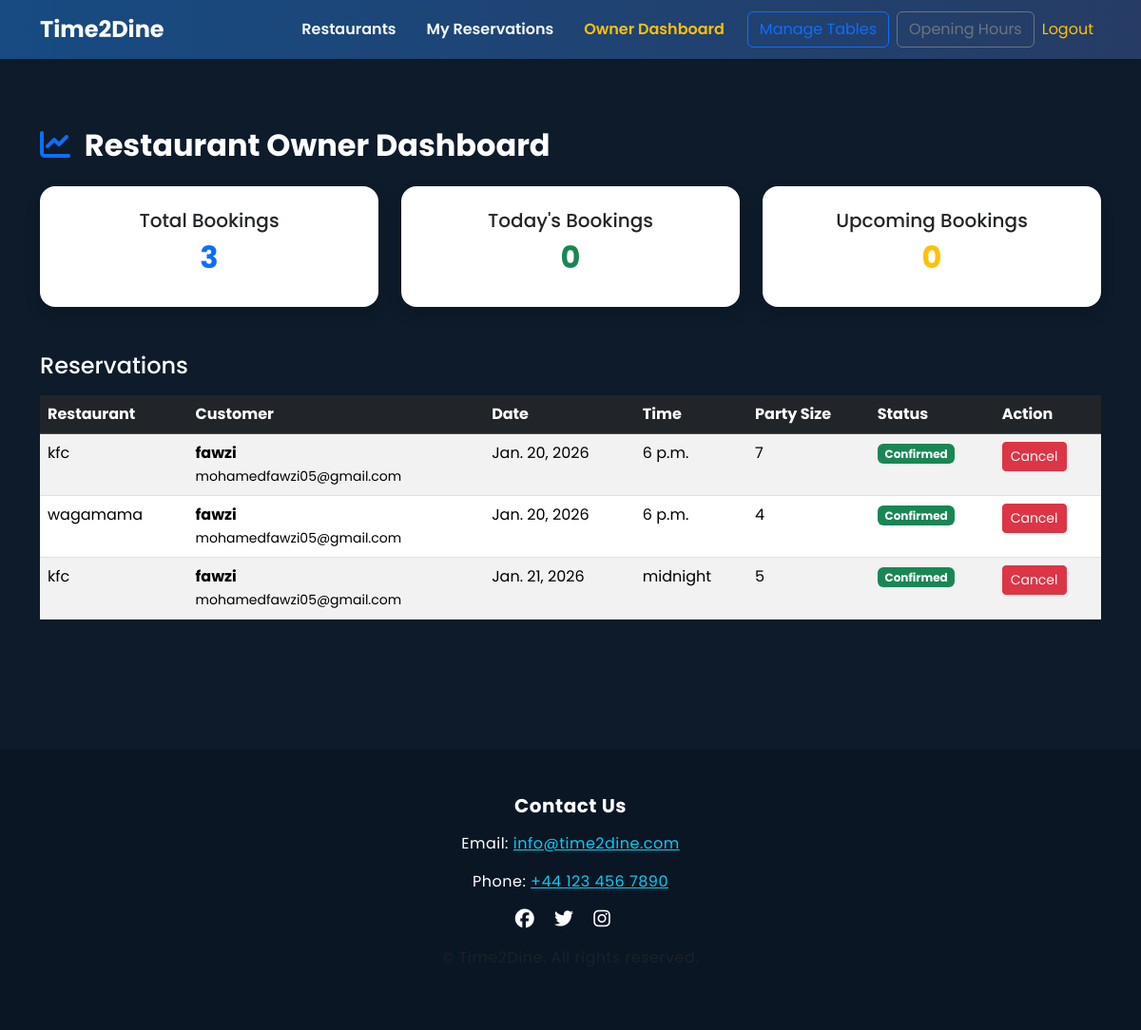
The app's page /owner/dashboard/ (signed in) with its own data.
### bookings/models.py (models this page shows, shortened)
class Booking(models.Model):
    STATUS_CHOICES = [
        ("confirmed", "Confirmed"),
        ("canceled", "Canceled"),
    ]
    user = models.ForeignKey(
    User,
    null=True,
    blank=True,
    on_delete=models.SET_NULL,
)
    restaurant = models.ForeignKey(
    Restaurant,
    on_delete=models.CASCADE
)
    table = models.ForeignKey(
    Table,
    null=True,
    blank=True,
    on_delete=models.SET_NULL
)
    date = models.DateField()
    time = models.TimeField()
    duration_minutes = models.IntegerField(default=90)  # fixed duration
    party_size = models.PositiveIntegerField(
        validators=[MinValueValidator(1), MaxValueValidator(10)]
    )
    name = models.CharField(max_length=255)
    email = models.EmailField()
    phone = models.CharField(max_length=50)
    notes = models.TextField(blank=True, null=True)
    status = models.CharField(max_length=20, choices=STATUS_CHOICES, default="confirmed")
    created_at = models.DateTimeField(auto_now_add=True)
    updated_at = models.DateTimeField(auto_now=True)

class Restaurant(models.Model):
    name = models.CharField(max_length=255)
    owner = models.ForeignKey(
        User,
        on_delete=models.CASCADE,
        null=False,
        blank=False
    )

### bookings/views.py (the view)
# urls.py: path('owner/dashboard/', OwnerDashboardView.as_view(), name='owner_dashboard'),
class OwnerDashboardView(LoginRequiredMixin, ListView):
    model = Booking
    template_name = "bookings/owner_dashboard.html"
    context_object_name = "bookings"
    def get_queryset(self):
        return Booking.objects.filter(
            restaurant__owner=self.request.user
        ).order_by("date", "time")
    def get_context_data(self, **kwargs):
        context = super().get_context_data(**kwargs)
        owner_bookings = Booking.objects.filter(
            restaurant__owner=self.request.user
        )
        context["total_bookings"] = owner_bookings.count()
        context["today_bookings"] = owner_bookings.filter(
            date=date.today()
        ).count()
        context["upcoming_bookings"] = owner_bookings.filter(
            date__gte=date.today()
        ).count()
        return context

### bookings/templates/bookings/owner_dashboard.html (shortened to what this page needs)
{% extends "base.html" %}
{% block content %}
<div class="container py-5">
<h2 class="fw-bold mb-4">
<i class="fa-solid fa-chart-line me-2 text-primary"></i>
Restaurant Owner Dashboard
</h2>
<div class="row g-4 mb-5">
<div class="col-md-4">
<div class="card shadow border-0 text-center p-4">
<h5>Total Bookings</h5>
<h2 class="fw-bold text-primary">{{ total_bookings }}</h2>
</div>
</div>
<div class="col-md-4">
<div class="card shadow border-0 text-center p-4">
<h5>Today's Bookings</h5>
<h2 class="fw-bold text-success">{{ today_bookings }}</h2>
</div>
</div>
<div class="col-md-4">
<div class="card shadow border-0 text-center p-4">
<h5>Upcoming Bookings</h5>
<h2 class="fw-bold text-warning">{{ upcoming_bookings }}</h2>
</div>
</div>
</div>
<h4 class="mb-3">Reservations</h4>
{% if bookings %}
<div class="table-responsive">
<table class="table table-striped table-hover shadow-sm">
<thead class="table-dark">
<tr>
<th>Restaurant</th>
<th>Customer</th>
<th>Date</th>
<th>Time</th>
<th>Party Size</th>
<th>Status</th>
<th>Action</th>
</tr>
</thead>
<tbody>
{% for booking in bookings %}
<tr>
<td>{{ booking.restaurant.name }}</td>
<td>
<strong>{{ booking.name }}</strong><br>
<small>{{ booking.email }}</small>
</td>
<td>{{ booking.date }}</td>
<td>{{ booking.time }}</td>
<td>{{ booking.party_size }}</td>
<td>
{% if booking.status == "confirmed" %}
<span class="badge bg-success">Confirmed</span>
{% else %}
<span class="badge bg-danger">Cancelled</span>
{% endif %}
</td>
<td>
{% if booking.status == "confirmed" %}
<a href="{% url 'owner_cancel_booking' booking.id %}"
class="btn btn-sm btn-danger">
Cancel
</a>
{% else %}
<span class="text-muted">—</span>
{% endif %}
</td>
</tr>
{% endfor %}
</tbody>
</table>
</div>
{% else %}
<div class="alert alert-info">
No reservations yet.
</div>
{% endif %}
</div>
{% endblock %}

### bookings/templates/base.html (shortened to what this page needs)
<!DOCTYPE html>
<html lang="en">
<head>
    <link rel="stylesheet" href="https://cdnjs.cloudflare.com/ajax/libs/font-awesome/6.5.0/css/all.min.css">
    <link href="https://cdn.jsdelivr.net/npm/bootstrap@5.3.2/dist/css/bootstrap.min.css" rel="stylesheet">
    <link rel="stylesheet" href="https://cdnjs.cloudflare.com/ajax/libs/animate.css/4.1.1/animate.min.css"/>
</head>
<body>
<nav class="navbar navbar-expand-lg navbar-dark shadow-sm sticky-top" style="background: linear-gradient(90deg, #174b82, #263c65);">
    <div class="container">
        <a class="navbar-brand fs-4 fw-bold d-flex align-items-center" href="{% url 'home' %}">
             Time2Dine
        </a>
        <div class="collapse navbar-collapse" id="navbarNav">
            <ul class="navbar-nav ms-auto align-items-center">
                <li class="nav-item">
                <a class="nav-link text-light fw-semibold px-3" href="{% url 'restaurant_list' %}">
                Restaurants
                </a>
                </li>
                {% if user.is_authenticated %}
                <li class="nav-item">
                <a class="nav-link text-light fw-semibold px-3" href="{% url 'my_reservations' %}">
                My Reservations
                </a>
                </li>
                <li class="nav-item">
                <a class="nav-link text-warning fw-semibold px-3" href="{% url 'owner_dashboard' %}">
                Owner Dashboard
                </a>
                </li>
                <li class="nav-item">
                <a href="{% url 'owner_tables' %}" class="btn btn-outline-primary ms-2">
                Manage Tables
                </a>
                </li>
                <li class="nav-item">
                <a href="{% url 'owner_opening_hours' %}" class="btn btn-outline-secondary ms-2">
                Opening Hours
                </a>
                </li>
                <li class="nav-item">
                <form action="{% url 'logout' %}" method="post" class="d-inline">
                <button type="submit" class="nav-link text-warning btn btn-link">
                Logout
                </button>
                </form>
                </li>
                {% endif %}
                </ul>
        </div>
    </div>
</nav>
<main class="container-fluid px-3 py-4">
    {% block content %}{% endblock %}
</main>
<footer class="text-center py-5 mt-5">
    <div class="container">
        <h5 class="fw-bold mb-3">Contact Us</h5>
        <p>Email: <a href="mailto:info@time2dine.com" class="text-info">info@time2dine.com</a></p>
        <p>Phone: <a href="tel:+441234567890" class="text-info">+44 123 456 7890</a></p>
        <div class="mt-3">
            <a href="#" class="text-white me-3"><i class="fab fa-facebook fa-lg"></i></a>
            <a href="#" class="text-white me-3"><i class="fab fa-twitter fa-lg"></i></a>
            <a href="#" class="text-white me-3"><i class="fab fa-instagram fa-lg"></i></a>
        </div>
        <p class="mt-3 text-muted">&copy; {{ current_year }} Time2Dine. All rights reserved.</p>
    </div>
</footer>
</body>
</html>

### bookings/templates/base.html (style rules this page uses)
body { font-family: 'Poppins', sans-serif; background: #0d1b2a; color: #fff; }
.navbar-nav .nav-link { transition: all 0.3s ease; position: relative; }
.navbar-nav .nav-link::after { content: ''; display: block; width: 0; height: 2px; background: #1cbcac; transition: width 0.3s; position: absolute; bottom: 0; left: 0; }
.card { border-radius: 1rem; transition: transform 0.3s ease, box-shadow 0.3s ease; }
footer { background: #0a1624; letter-spacing:0.5px; }

### records on screen
Booking: restaurant.name "kfc", name "fawzi", email "mohamedfawzi05@gmail.com", date "Jan. 20, 2026", time "6 p.m.", party_size "7", status "Confirmed"
Booking: restaurant.name "wagamama", name "fawzi", email "mohamedfawzi05@gmail.com", date "Jan. 20, 2026", time "6 p.m.", party_size "4", status "Confirmed"
Booking: restaurant.name "kfc", name "fawzi", email "mohamedfawzi05@gmail.com", date "Jan. 21, 2026", time "midnight", party_size "5", status "Confirmed"

### other values on screen
{{ total_bookings }} "3"
{{ today_bookings }} "0"
{{ upcoming_bookings }} "0"
